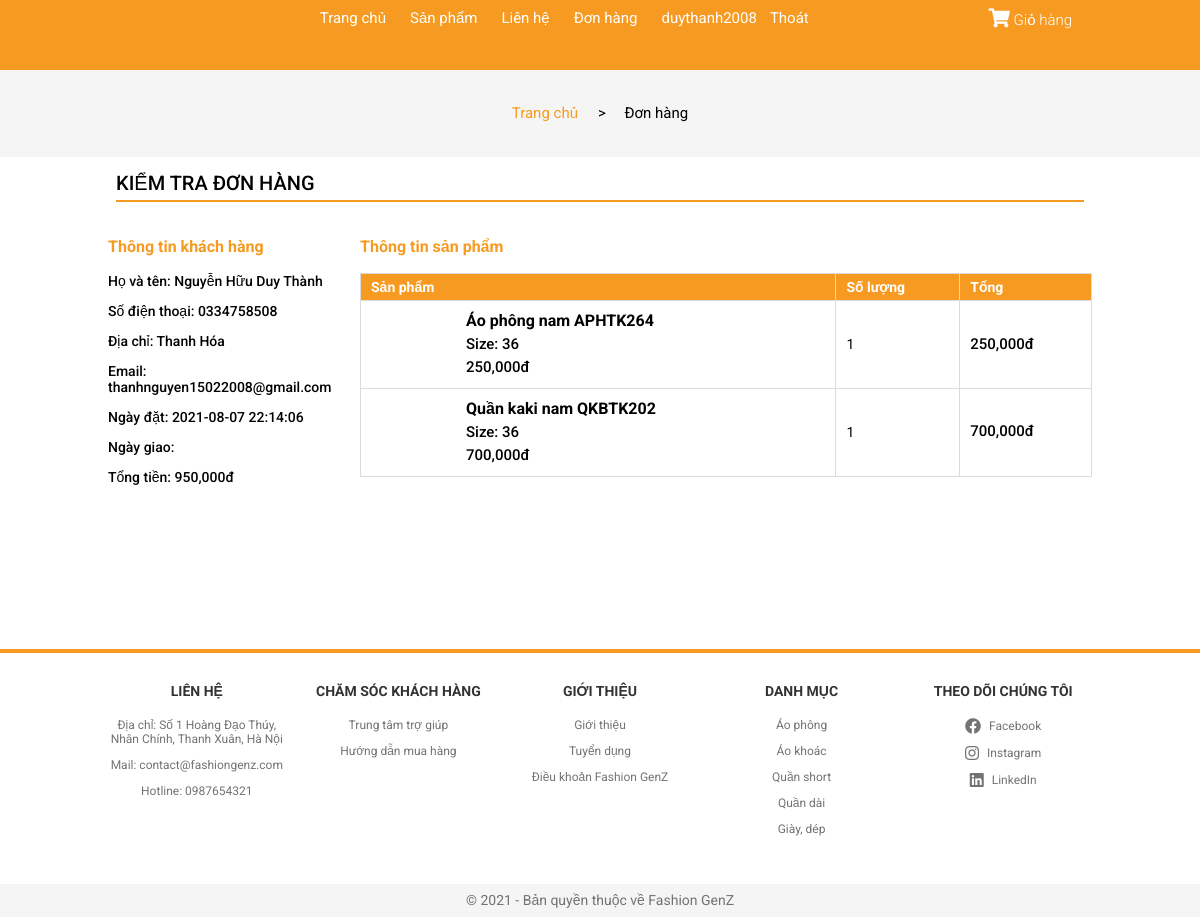
The app's page /?controller=chitietdonhang&id=635018 (signed in) with its own data.
### tables this page shows
CREATE TABLE `user_info` (
  `id` int(11) NOT NULL,
  `username` varchar(50) DEFAULT NULL,
  `password` varchar(50) DEFAULT NULL,
  `fullname` varchar(100) DEFAULT NULL,
  `email` varchar(100) DEFAULT NULL,
  `phone` varchar(20) DEFAULT NULL,
  `address` varchar(200) DEFAULT NULL,
  `code` int(11) DEFAULT NULL
);

CREATE TABLE `user_order` (
  `id` int(11) NOT NULL,
  `fullname` varchar(100) DEFAULT NULL,
  `address` varchar(200) DEFAULT NULL,
  `email` varchar(100) DEFAULT NULL,
  `phone` varchar(20) DEFAULT NULL,
  `amount` int(11) DEFAULT NULL,
  `status` int(11) DEFAULT NULL,
  `time_order` datetime DEFAULT NULL,
  `time_delivered` datetime DEFAULT NULL,
  `user_id` int(11) DEFAULT NULL
);

CREATE TABLE `user_order_detail` (
  `id` int(11) NOT NULL,
  `order_id` int(11) DEFAULT NULL,
  `product_id` int(11) DEFAULT NULL,
  `qty` int(11) DEFAULT NULL,
  `price` int(11) DEFAULT NULL,
  `amount` int(11) DEFAULT NULL,
  `size` varchar(10) DEFAULT NULL
);

CREATE TABLE `product` (
  `id` int(11) NOT NULL,
  `name` varchar(200) DEFAULT NULL,
  `price` int(11) DEFAULT NULL,
  `image` varchar(200) DEFAULT NULL,
  `description` varchar(1000) DEFAULT NULL,
  `qty` int(11) DEFAULT NULL,
  `catalog` int(11) DEFAULT NULL,
  `total_rate` float DEFAULT NULL,
  `rate_times` int(11) DEFAULT NULL,
  `image2` varchar(200) DEFAULT NULL,
  `image3` varchar(200) DEFAULT NULL,
  `image4` varchar(200) DEFAULT NULL
);

### Controller/C-chitietdonhang.php (called while the page is built)
<?php
    if(isset($_SESSION['customer'])){
        $user = $database->get('user_info', array('id'=>$_SESSION['customer']));
    }
    $id = $_GET['id'];
    $package = $database->get('user_order',array('id'=>$id));
    $package_details = $database->get('user_order_detail',array('order_id'=>$id));
    require_once './View/V-chitietdonhang.php';
?>

### Model/M-database.php (called while the page is built, shortened)
<?php
    class database{
        protected $conn= null;
        protected $host='localhost';
        protected $user='root';
        protected $pass='';
        protected $dbname='fashiongenz';
        public function connect(){
             $this->conn = new mysqli($this->host,$this->user,$this->pass,$this->dbname);
        }
        public function get($table,$condition=array()){
          $sql= "SELECT * FROM $table ";
          if(!empty($condition)){
               $sql.="WHERE";
               foreach ($condition as $key => $value){
                    $sql.= " $key = '$value' AND";
               }
               $sql= trim($sql,"AND");
          }
          $query = mysqli_query($this->conn, $sql);
          $result=array();
          if ($query){
               while ($row= mysqli_fetch_assoc($query)){
                    $result[]=$row;
               }
          }
          return $result;
     }
    }
?>

### View/V-chitietdonhang.php (the view, shortened to what this page needs)
<!DOCTYPE html>
<html lang="en">
<head>
    <link rel="stylesheet" href="./Assets/Css/grid.css">
    <link rel="stylesheet" href="./Assets/Css/responsive.css">
    <link rel="stylesheet" href="./Assets/Css/main.css">
    <link rel="stylesheet" href="./Assets/Css/base.css">
    <link rel="stylesheet" href="https://cdnjs.cloudflare.com/ajax/libs/normalize/8.0.1/normalize.min.css" />
    <link rel="stylesheet" href="./Assets/Fonts/fontawesome-free-5.15.3-web/css/all.min.css">
</head>
<body>
        <div class="app">
            <header class="header">
                <div class="grid wide">
                    <nav class="header__navbar">
                        <ul class="header__navbar-list hide-on-mobile-tablet">
                            <li class="header__navbar-item">
                                <a href="?controller=trangchu" class="header__navbar-link">
                                    Trang chủ
                                </a>
                            </li>
                            <li class="header__navbar-item header__navbar-item-has-category">
                                <a href="?controller=sanpham" class="header__navbar-link">
                                    Sản phẩm
                                </a>
                            </li>
                            <li class="header__navbar-item">
                                <a href="?controller=lienhe" class="header__navbar-link">
                                    Liên hệ
                                </a>
                            </li>
                            <li class="header__navbar-item">
                                <a href="?controller=donhang" class="header__navbar-link">
                                    Đơn hàng
                                </a>
                            </li>
                            <?php
                                if(isset($_SESSION['customer']) && $_SESSION['customer'] != NULL){
                            ?>
                            <li class="header__navbar-item">
                               <a href="?controller=thongtinkhachhang" style="margin-left: 12px;
                                                  text-decoration: none;
                                                  padding: 0 6px;
                                                  font-size: 1.5rem;
                                                  color: var(--white-color);"> <?php echo $user[0]['username']?></a><a href="?controller=dangxuat" style="margin-left: 1px;" class="header__navbar-link">Thoát</a>
                            </li>
                            <?php } ?>
                        </ul>
                        <div class="header__navbar-cart">
                         <div class="header__navbar-cart-wrap">
                                <a href="?controller=giohang" class="header__navbar-cart-link">
                                    <i class="header__navbar-cart-icon fas fa-shopping-cart"></i>
                                    Giỏ hàng
                                </a>
                            </div>
                        </div>
                    </nav>
                </div>
            </header>
            <div class="content">
                <div class="account">
                    <div class="grid">
                        <div class="account__location">
                            <div>
                                <a class="accout__location-home" href="?controller=trangchu">Trang chủ</a>
                            </div>
                            <div>
                                <p class="accout__location-current"> > &nbsp;&nbsp;&nbsp; Đơn hàng</p>
                            </div>
                        </div>
                    </div>
                    <div class="grid wide">
                        <div class="row">
                            <div class="col l-12 m-12 c-12">
                            <div class="account__heading">Kiểm tra đơn hàng</div>
                                <div style="margin-top: 20px; margin-bottom: 50px;" class="row">
                                    <div class="col l-3 m-12 c-12">
                                        <div class="package__info-user">
                                            <h3 class="package__info-user-heading">Thông tin khách hàng</h3>
                                            <p class="package__info-user-show">Họ và tên: <?php echo $package[0]['fullname'] ?></p>
                                            <p class="package__info-user-show">Số điện thoại: <?php echo $package[0]['phone'] ?></p>
                                            <p class="package__info-user-show">Địa chỉ: <?php echo $package[0]['address'] ?></p>
                                            <p class="package__info-user-show">Email: <?php echo $package[0]['email'] ?></p>
                                            <p class="package__info-user-show">Ngày đặt: <?php echo $package[0]['time_order'] ?></p>
                                            <p class="package__info-user-show">Ngày giao: <?php echo $package[0]['time_delivered'] ?></p>
                                            <p class="package__info-user-show">Tổng tiền: <?php echo number_format($package[0]['amount']) ?>đ</p>
                                        </div>
                                    </div>
                                    <div class="col l-9 m-12m c-12">
                                        <h3 class="package__info-user-heading">Thông tin sản phẩm</h3>
                                        <div class="cart-table">
                                            <table>
                                                <thead>
                                                    <tr>
                                                        <th>Sản phẩm</th>
                                                        <th>Số lượng</th>
                                                        <th>Tổng</th>
                                                    </tr>
                                                </thead>
                                                <tbody>
                                                    <?php
                                                        foreach ($package_details as $key => $value){
                                                        $product_detail = $database->get('product',array('id'=>$value['product_id']));
                                                    ?>
                                                        <tr>
                                                            <td>
                                                                <div class="cart-product">
                                                                    <div class="cart-product__info">
                                                                        <p class="cart-product__info-name"><?php echo $product_detail[0]['name'] ?></p>
                                                                        <p class="cart-product__info-size">Size: <?php echo $value['size'] ?></p>
                                                                        <p class="cart-product__info-price"><?php echo number_format($value['price']) ?>đ</p>
                                                                    </div>
                                                                </div>
                                                            </td>
                                                            <td>
                                                                <div class="cart-product__qty">
                                                                    <p class="cart-product__qty-info"><?php echo $value['qty'] ?></p>
                                                                </div>
                                                            </td>
                                                            <td>
                                                                <p class="cart-product__total"><?php echo number_format($value['amount']) ?>đ</p>
                                                            </td>
                                                        </tr>
                                                    <?php } ?>
                                                </tbody>
                                            </table>
                                        </div>
                                    </div>
                                </div>
                            </div>
                        </div>
                    </div>
                </div>
            </div>
            <footer class="footer">
            <div class="grid wide footer__content">
                    <div class="row">
                        <div class="col l-2-4 m-4 c-6">
                            <h3 class="footer__heading">Liên hệ</h3>
                            <ul class="footer__list">
                                <li class="footer__list-item">
                                    <p class="footer__list-item-link">Địa chỉ: Số 1 Hoàng Đạo Thúy, Nhân Chính, Thanh Xuân, Hà Nội</p>
                                </li>
                                <li class="footer__list-item">
                                    <p class="footer__list-item-link">Mail: contact@fashiongenz.com</p>
                                </li>
                                <li class="footer__list-item">
                                    <p class="footer__list-item-link">Hotline: 0987654321</p>
                                </li>
                            </ul>
                        </div>
                        <div class="col l-2-4 m-4 c-6">
                            <h3 class="footer__heading">Chăm sóc khách hàng</h3>
                            <ul class="footer__list">
                                <li class="footer__list-item">
                                    <a href="#" class="footer__list-item-link">Trung tâm trợ giúp</a>
                                </li>
                                <li class="footer__list-item">
                                    <a href="#" class="footer__list-item-link">Hướng dẫn mua hàng</a>
                                </li>
                            </ul>
                        </div>
                        <div class="col l-2-4 m-4 c-6">
                            <h3 class="footer__heading">Giới thiệu</h3>
                            <ul class="footer__list">
                                <li class="footer__list-item">
                                    <a href="#" class="footer__list-item-link">Giới thiệu</a>
                                </li>
                                <li class="footer__list-item">
                                    <a href="#" class="footer__list-item-link">Tuyển dụng</a>
                                </li>
                                <li class="footer__list-item">
                                    <a href="#" class="footer__list-item-link">Điều khoản Fashion GenZ</a>
                                </li>
                            </ul>
                        </div>
                        <div class="col l-2-4 m-4 c-6">
                            <h3 class="footer__heading">Danh mục</h3>
                            <ul class="footer__list">
                                <li class="footer__list-item">
                                    <a href="#" class="footer__list-item-link">Áo phông</a>
                                </li>
                                <li class="footer__list-item">
                                    <a href="#" class="footer__list-item-link">Áo khoác</a>
                                </li>
                                <li class="footer__list-item">
                                    <a href="#" class="footer__list-item-link">Quần short</a>
                                </li>
                                <li class="footer__list-item">
                                    <a href="#" class="footer__list-item-link">Quần dài</a>
                                </li>
                                <li class="footer__list-item">
                                    <a href="#" class="footer__list-item-link">Giày, dép</a>
                                </li>
                            </ul>
                        </div>
                        <div class="col l-2-4 m-4 c-6">
                            <h3 class="footer__heading">Theo dõi chúng tôi</h3>
                            <ul class="footer__list">
                                <li class="footer__list-item">
                                    <a href="#" class="footer__list-item-link"><i class="footer__list-item-icon fab fa-facebook"></i> Facebook</a>
                                </li>
                                <li class="footer__list-item">
                                    <a href="#" class="footer__list-item-link"><i class="footer__list-item-icon fab fa-instagram"></i> Instagram</a>
                                </li>
                                <li class="footer__list-item">
                                    <a href="#" class="footer__list-item-link"><i class="footer__list-item-icon fab fa-linkedin"></i> LinkedIn</a>
                                </li>
                            </ul>
                        </div>
                    </div>
                </div>
                <div class="footer__copryright">
                    <div class="grid wide">
                        <div class="row">
                            <p class="footer__copryright-text">© 2021 - Bản quyền thuộc về Fashion GenZ</p>
                        </div>
                    </div>
                </div>
            </footer>
        </div>
</body>
</html>

### records on screen
user_info: username "duythanh2008"
user_order: fullname "Nguyễn Hữu Duy Thành", phone "0334758508", address "Thanh Hóa", email "thanhnguyen15022008@gmail.com", time_order "2021-08-07 22:14:06", amount "950,000"
user_order_detail: product.name "Áo phông nam APHTK264", size "36", price "250,000", qty "1", amount "250,000"
user_order_detail: product.name "Quần kaki nam QKBTK202", size "36", price "700,000", qty "1", amount "700,000"
